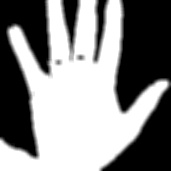
#> input picture processed_hand.jpg, 171 x 171 px
$ python con.py   (older library calls are emulated)
#> lines starting #> are read from the running program, lines starting #| are printed output that depends on the picture; after the words box and inside, x2 and y2 are one past the last pixel; in counts of white or black regions, pixels touching at a corner belong together
import cv2
import numpy as np

img = cv2.imread('processed_hand.jpg')
#> img is the input picture: shape (171, 171, 3); min 0, max 255, mean 135.7
img_gray = cv2.cvtColor(img,cv2.COLOR_BGR2GRAY)
ret, thresh = cv2.threshold(img_gray, 127, 255,0)
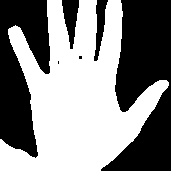
#> thresh: shape (171, 171); 53.4% white; 6 black regions (2 under 20 px)
_,contours,hierarchy = cv2.findContours(thresh,2,1)
#> contours = 3 contours, 2 with area under 20; largest, box (x1, y1, x2, y2) and area: (0, 0, 169, 171) 15144
cnt = contours[0]
#> cnt = contour of 950 points, box (x1, y1, x2, y2) (0, 0, 169, 171), area 15144
count = 0
hull = cv2.convexHull(cnt,returnPoints = False)
#> hull = [683, 522, 519, 517, 496, 472, 469, 464, 463, 443, 430, 330, 299, 135, 134, 0]
defects = cv2.convexityDefects(cnt,hull)
#> defects = [[683, 0, 756, 15616], [0, 134, 74, 15403], [135, 299, 261, 9999], [430, 443, 434, 295], [443, 463, 462, 176], [464, 469, 465, 160], [469, 472, 470, 142], [472, 496, 483, 407], [496, 517, 511, 498], [517, 519, 518, 114], [522, 683, 574, 14317]]

for i in range(defects.shape[0]):
	s,e,f,d = defects[i,0]
	start = tuple(cnt[s][0])
	end = tuple(cnt[e][0])
	far = tuple(cnt[f][0])
	cv2.line(img,start,end,[0,255,0],2)
	cv2.circle(img,far,5,[0,0,255],-1)
	count = count + 1
#> this loop made 11 passes
#> (s, e, f, d, start, end, far) on passes 1 to 11: (683, 0, 756, 15616, (120, 0), (47, 0), (96, 61)), (0, 134, 74, 15403, (47, 0), (9, 28), (48, 74)), (135, 299, 261, 9999, (8, 29), (0, 139), (38, 155)), (430, 443, 434, 295, (100, 170), (112, 160), (103, 166)), (443, 463, 462, 176, (112, 160), (132, 141), (131, 141)), (464, 469, 465, 160, (133, 140), (137, 135), (133, 139)), (469, 472, 470, 142, (137, 135), (139, 132), (137, 134)), (472, 496, 483, 407, (139, 132), (154, 108), (144, 121)), (496, 517, 511, 498, (154, 108), (167, 87), (161, 93)), (517, 519, 518, 114, (167, 87), (168, 85), (167, 86)), (522, 683, 574, 14317, (168, 82), (120, 0), (119, 109))
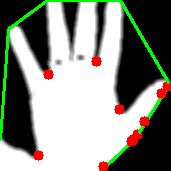
#> img: shape (171, 171, 3); 6.6% of pixels changed, all inside (x1, y1, x2, y2) = (0, 0, 171, 171)
#> after the loop, count = 11

print(count)
#| 11
cv2.imwrite("hand2c.jpg",img)
cv2.waitKey(0)
cv2.destroyAllWindows()
